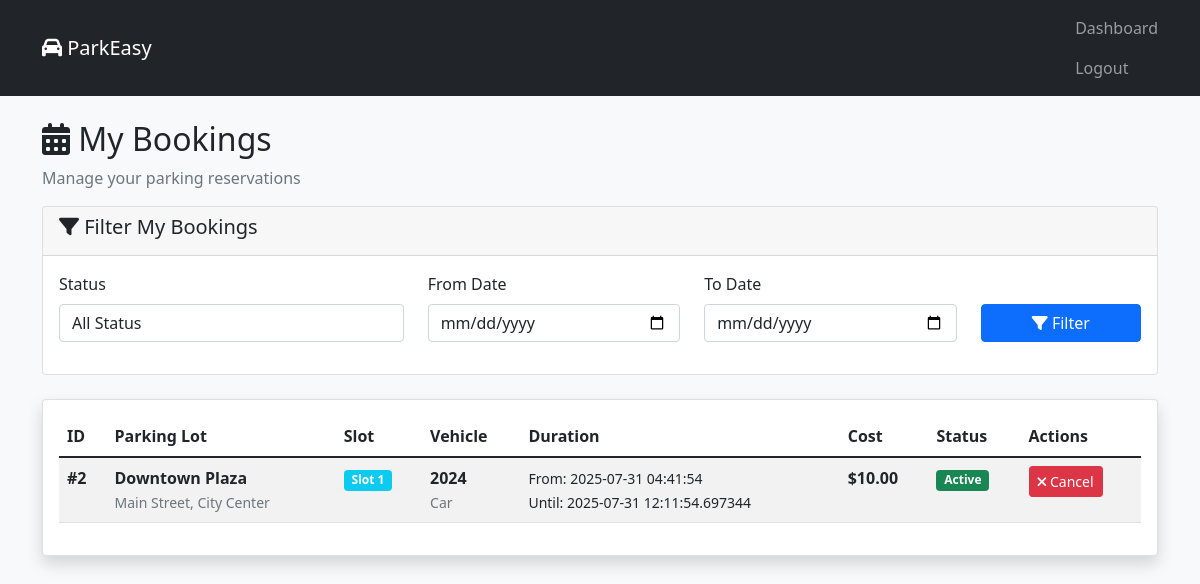
The app's page /my-bookings (signed in) with its own data.
### tables this page shows
CREATE TABLE bookings (
            id INTEGER PRIMARY KEY AUTOINCREMENT,
            user_id INTEGER NOT NULL,
            parking_lot_id INTEGER NOT NULL,
            slot_id INTEGER NOT NULL,
            vehicle_number TEXT NOT NULL,
            vehicle_type TEXT NOT NULL,
            start_time TIMESTAMP DEFAULT CURRENT_TIMESTAMP,
            end_time TIMESTAMP NOT NULL,
            total_cost REAL NOT NULL,
            status TEXT DEFAULT 'active',
            created_at TIMESTAMP DEFAULT CURRENT_TIMESTAMP,
            FOREIGN KEY (user_id) REFERENCES users (id),
            FOREIGN KEY (parking_lot_id) REFERENCES parking_lots (id),
            FOREIGN KEY (slot_id) REFERENCES parking_slots (id)
        );

CREATE TABLE parking_lots (
            id INTEGER PRIMARY KEY AUTOINCREMENT,
            name TEXT NOT NULL,
            location TEXT NOT NULL,
            total_slots INTEGER NOT NULL,
            price_per_hour REAL NOT NULL,
            created_at TIMESTAMP DEFAULT CURRENT_TIMESTAMP,
            deleted_at TIMESTAMP NULL
        );

CREATE TABLE parking_slots (
            id INTEGER PRIMARY KEY AUTOINCREMENT,
            parking_lot_id INTEGER NOT NULL,
            slot_number INTEGER NOT NULL,
            status TEXT DEFAULT 'available',
            deleted_at TIMESTAMP NULL,
            FOREIGN KEY (parking_lot_id) REFERENCES parking_lots (id)
        );

### controllers/user_controller.py (the view)
@user_bp.route('/my-bookings')
def my_bookings():
    auth_check = require_login()
    if auth_check:
        return auth_check
    status_filter = request.args.get('status', '')
    date_from = request.args.get('date_from', '')
    date_to = request.args.get('date_to', '')
    conn = get_db()
    query = '''
        SELECT b.*, p.name as lot_name, p.location, ps.slot_number
        FROM bookings b
        JOIN parking_lots p ON b.parking_lot_id = p.id
        JOIN parking_slots ps ON b.slot_id = ps.id
        WHERE b.user_id = ?
    '''
    params = [session['user_id']]
    if status_filter:
        query += ' AND b.status = ?'
        params.append(status_filter)
    if date_from:
        query += ' AND DATE(b.created_at) >= ?'
        params.append(date_from)
    if date_to:
        query += ' AND DATE(b.created_at) <= ?'
        params.append(date_to)
    query += ' ORDER BY b.created_at DESC'
    bookings = conn.execute(query, params).fetchall()
    conn.close()
    return render_template('user/my_bookings.html', bookings=bookings,
                         status_filter=status_filter, date_from=date_from, date_to=date_to)

### controllers/user_controller.py (called while the page is built)
def require_login():
    if 'logged_in' not in session:
        flash('Please login first!', 'error')
        return redirect('/login')
    return None

### database.py (called while the page is built)
def get_db():
    conn = sqlite3.connect(DATABASE)
    conn.row_factory = sqlite3.Row
    return conn

### templates/user/my_bookings.html (shortened to what this page needs)
<!DOCTYPE html>
<html>
<head>
    <link href="https://cdn.jsdelivr.net/npm/bootstrap@5.1.3/dist/css/bootstrap.min.css" rel="stylesheet">
    <link href="https://cdnjs.cloudflare.com/ajax/libs/font-awesome/6.0.0/css/all.min.css" rel="stylesheet">
</head>
<body class="bg-light">
    <nav class="navbar navbar-dark bg-dark">
        <div class="container">
            <a class="navbar-brand" href="/"><i class="fas fa-car"></i> ParkEasy</a>
            <div class="navbar-nav ms-auto">
                <a class="nav-link" href="/dashboard">Dashboard</a>
                <a class="nav-link" href="/logout">Logout</a>
            </div>
        </div>
    </nav>
    <div class="container mt-4">
        <h2><i class="fas fa-calendar-alt"></i> My Bookings</h2>
        <p class="text-muted">Manage your parking reservations</p>
        <div class="card mb-4">
            <div class="card-header">
                <h5><i class="fas fa-filter"></i> Filter My Bookings</h5>
            </div>
            <div class="card-body">
                <form method="GET">
                    <div class="row">
                        <div class="col-md-4 mb-3">
                            <label class="form-label">Status</label>
                            <select class="form-control" name="status">
                                <option value="">All Status</option>
                            </select>
                        </div>
                        <div class="col-md-3 mb-3">
                            <label class="form-label">From Date</label>
                            <input type="date" class="form-control" name="date_from" value="{{ date_from }}">
                        </div>
                        <div class="col-md-3 mb-3">
                            <label class="form-label">To Date</label>
                            <input type="date" class="form-control" name="date_to" value="{{ date_to }}">
                        </div>
                        <div class="col-md-2 mb-3">
                            <label class="form-label">&nbsp;</label>
                            <div class="d-grid">
                                <button type="submit" class="btn btn-primary">
                                    <i class="fas fa-filter"></i> Filter
                                </button>
                            </div>
                        </div>
                    </div>
                </form>
            </div>
        </div>
        <div class="card shadow">
            <div class="card-body">
                {% if bookings %}
                    <div class="table-responsive">
                        <table class="table table-striped">
                            <thead>
                                <tr>
                                    <th>ID</th>
                                    <th>Parking Lot</th>
                                    <th>Slot</th>
                                    <th>Vehicle</th>
                                    <th>Duration</th>
                                    <th>Cost</th>
                                    <th>Status</th>
                                    <th>Actions</th>
                                </tr>
                            </thead>
                            <tbody>
                                {% for booking in bookings %}
                                    {% set status_class = 'success' if booking.status == 'active' else 'primary' if booking.status == 'completed' else 'warning' if booking.status == 'expired' else 'danger' %}
                                    <tr>
                                        <td><strong>#{{ booking.id }}</strong></td>
                                        <td>
                                            <strong>{{ booking.lot_name }}</strong><br>
                                            <small class="text-muted">{{ booking.location }}</small>
                                        </td>
                                        <td><span class="badge bg-info">Slot {{ booking.slot_number }}</span></td>
                                        <td>
                                            <strong>{{ booking.vehicle_number }}</strong><br>
                                            <small class="text-muted">{{ booking.vehicle_type.title() }}</small>
                                        </td>
                                        <td>
                                            <small>From: {{ booking.start_time }}</small><br>
                                            <small>Until: {{ booking.end_time }}</small>
                                        </td>
                                        <td><strong>${{ '%.2f'|format(booking.total_cost) }}</strong></td>
                                        <td><span class="badge bg-{{ status_class }}">{{ booking.status.title() }}</span></td>
                                        <td>
                                            {% if booking.status == 'active' %}
                                                <a href="/cancel-booking/{{ booking.id }}" class="btn btn-sm btn-danger"
                                                   onclick="return confirm('Cancel this booking?')">
                                                    <i class="fas fa-times"></i> Cancel
                                                </a>
                                            {% else %}
                                                <span class="text-muted">-</span>
                                            {% endif %}
                                        </td>
                                    </tr>
                                {% endfor %}
                            </tbody>
                        </table>
                    </div>
                {% endif %}
            </div>
        </div>
    </div>
</body>
</html>

### records on screen
bookings: id "2", lot_name "Downtown Plaza", location "Main Street, City Center", slot_number "1", vehicle_number "2024", vehicle_type "Car", start_time "2025-07-31 04:41:54", end_time "2025-07-31 12:11:54.697344", total_cost "10.00", status "Active"
